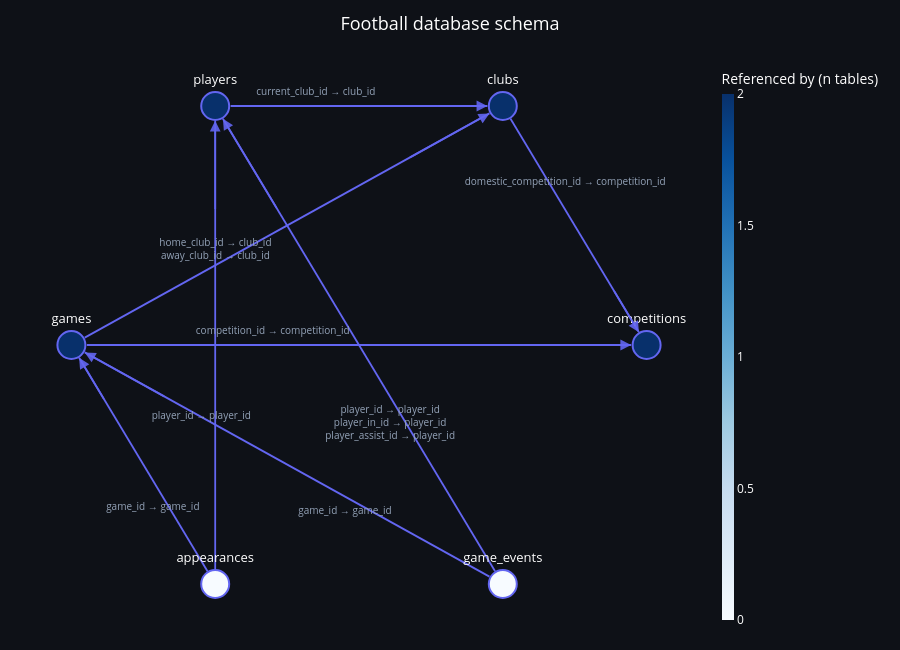

Notebook code for this chart:
### Markdown cell above
<div class="alert alert-block alert-success">

# **First lets take a look at how tables are connected in this database**

### Code cell
database_diagram=schema_diagram(run_query_fn=run_query,
                                layout='circular',
                                edge_labels='always',
                                title='Football database schema')

database_diagram

### Figure 1 — Plotly figure (JSON) as saved in the notebook; plotly's stock layout.template omitted (floating-point values rounded to 4 significant figures)
{"data": [{"hoverinfo": "none", "line": {"color": "#6366F1", "width": 1.8}, "mode": "lines", "type": "scatter", "x": [0.5268, 0.9732, null, -0.4464, 0.4464, null, -0.9464, 0.9464, null, -0.9535, 0.4535, null, -0.5268, -0.9732, null, -0.5, -0.5, null, 0.4535, -0.9535, null, 0.4732, -0.4732, null], "y": [0.8196, 0.04646, null, 0.866, 0.866, null, -6.057e-08, 2.216e-08, null, 0.02682, 0.8392, null, -0.8196, -0.04646, null, -0.8124, 0.8124, null, -0.8392, -0.02682, null, -0.8196, 0.8196, null]}, {"hoverlabel": {"bgcolor": "#1e1e2e", "font": {"size": 10}}, "hovertemplate": ["<b>clubs</b> → <b>competitions</b><br><span style='color:#94A3B8'>domestic_competition_id → competition_id</span><extra></extra>", "<b>players</b> → <b>clubs</b><br><span style='color:#94A3B8'>current_club_id → club_id</span><extra></extra>", "<b>games</b> → <b>competitions</b><br><span style='color:#94A3B8'>competition_id → competition_id</span><extra></extra>", "<b>games</b> → <b>clubs</b><br><span style='color:#94A3B8'>home_club_id → club_id<br>away_club_id → club_id</span><extra></extra>", "<b>appearances</b> → <b>games</b><br><span style='color:#94A3B8'>game_id → game_id</span><extra></extra>", "<b>appearances</b> → <b>players</b><br><span style='color:#94A3B8'>player_id → player_id</span><extra></extra>", "<b>game_events</b> → <b>games</b><br><span style='color:#94A3B8'>game_id → game_id</span><extra></extra>", "<b>game_events</b> → <b>players</b><br><span style='color:#94A3B8'>player_id → player_id<br>player_in_id → player_id<br>player_assist_id → player_id</span><extra></extra>"], "mode": "text", "text": ["domestic_competition_id → competition_id", "current_club_id → club_id", "competition_id → competition_id", "home_club_id → club_id<br>away_club_id → club_id", "game_id → game_id", "player_id → player_id", "game_id → game_id", "player_id → player_id<br>player_in_id → player_id<br>player_assist_id → player_id"], "textfont": {"color": "#94A3B8", "size": 10}, "type": "scatter", "x": [0.7168, -0.15, -0.3, -0.4991, -0.7168, -0.5483, -0.04914, 0.1082], "y": [0.5871, 0.9143, 0.04828, 0.3449, -0.5871, -0.2598, -0.6047, -0.2839]}, {"hoverlabel": {"bgcolor": "#1e1e2e", "font": {"size": 12}}, "hovertemplate": ["<b>competitions</b><br>Referenced by 2 table(s)<br>References 0 table(s)<br>──────────────────<br>competition_id  (character varying(4))<br>name  (character varying(64))<br>type  (character varying(32))<br>country_name  (character varying(16))<extra></extra>", "<b>clubs</b><br>Referenced by 2 table(s)<br>References 1 table(s)<br>──────────────────<br>club_id  (integer)<br>name  (character varying(64))<br>domestic_competition_id  (character varying(4))<br>squad_size  (integer)<br>foreigners_number  (integer)<br>national_team_players  (integer)<br>stadium_name  (character varying(64))<br>stadium_seats  (integer)<br>net_transfer_record  (character varying(16))<extra></extra>", "<b>players</b><br>Referenced by 2 table(s)<br>References 1 table(s)<br>──────────────────<br>player_id  (integer)<br>current_club_id  (integer)<br>player_code  (character varying(64))<br>country_of_birth  (character varying(32))<br>city_of_birth  (character varying(64))<br>country_of_citizenship  (character varying(32))<br>date_of_birth  (date)<br>sub_position  (character varying(32))<br>position  (character varying(16))<br>foot  (character varying(8))<br>height_in_cm  (integer)<br>contract_expiration_date  (date)<extra></extra>", "<b>games</b><br>Referenced by 2 table(s)<br>References 2 table(s)<br>──────────────────<br>game_id  (integer)<br>competition_id  (character varying(4))<br>season  (integer)<br>date  (date)<br>home_club_id  (integer)<br>away_club_id  (integer)<br>home_club_goals  (integer)<br>away_club_goals  (integer)<br>stadium  (character varying(64))<br>attendance  (integer)<extra></extra>", "<b>appearances</b><br>Referenced by 0 table(s)<br>References 2 table(s)<br>──────────────────<br>appearance_id  (character varying(16))<br>game_id  (integer)<br>player_id  (integer)<br>yellow_cards  (integer)<br>red_cards  (integer)<br>goals  (integer)<br>assists  (integer)<br>minutes_played  (integer)<extra></extra>", "<b>game_events</b><br>Referenced by 0 table(s)<br>References 2 table(s)<br>──────────────────<br>game_event_id  (integer)<br>game_id  (integer)<br>minute  (integer)<br>type  (character varying(16))<br>player_id  (integer)<br>player_in_id  (integer)<br>player_assist_id  (integer)<extra></extra>"], "marker": {"color": [2, 2, 2, 2, 0, 0], "colorbar": {"bgcolor": "rgba(0,0,0,0)", "outlinewidth": 0, "thickness": 12, "tickfont": {"color": "white"}, "title": {"font": {"color": "white"}, "text": "Referenced by (n tables)"}}, "colorscale": [[0, "rgb(247,251,255)"], [0.125, "rgb(222,235,247)"], [0.25, "rgb(198,219,239)"], [0.375, "rgb(158,202,225)"], [0.5, "rgb(107,174,214)"], [0.625, "rgb(66,146,198)"], [0.75, "rgb(33,113,181)"], [0.875, "rgb(8,81,156)"], [1, "rgb(8,48,107)"]], "line": {"color": "#6366F1", "width": 2}, "showscale": true, "size": 28}, "mode": "markers+text", "text": ["competitions", "clubs", "players", "games", "appearances", "game_events"], "textfont": {"color": "white", "size": 13}, "textposition": "top center", "type": "scatter", "x": [1, 0.5, -0.5, -1.0, -0.5, 0.5], "y": [2.45e-08, 0.866, 0.866, -6.292e-08, -0.866, -0.866]}], "layout": {"annotations": [{"arrowcolor": "#6366F1", "arrowhead": 2, "arrowsize": 1.2, "arrowwidth": 1.8, "ax": 0.8839, "axref": "x", "ay": 0.2011, "ayref": "y", "opacity": 0.9, "showarrow": true, "text": "", "x": 0.9732, "xref": "x", "y": 0.04646, "yref": "y"}, {"arrowcolor": "#6366F1", "arrowhead": 2, "arrowsize": 1.2, "arrowwidth": 1.8, "ax": 0.2678, "axref": "x", "ay": 0.866, "ayref": "y", "opacity": 0.9, "showarrow": true, "text": "", "x": 0.4464, "xref": "x", "y": 0.866, "yref": "y"}, {"arrowcolor": "#6366F1", "arrowhead": 2, "arrowsize": 1.2, "arrowwidth": 1.8, "ax": 0.5678, "axref": "x", "ay": 5.613e-09, "ayref": "y", "opacity": 0.9, "showarrow": true, "text": "", "x": 0.9464, "xref": "x", "y": 2.216e-08, "yref": "y"}, {"arrowcolor": "#6366F1", "arrowhead": 2, "arrowsize": 1.2, "arrowwidth": 1.8, "ax": 0.1721, "axref": "x", "ay": 0.6767, "ayref": "y", "opacity": 0.9, "showarrow": true, "text": "", "x": 0.4535, "xref": "x", "y": 0.8392, "yref": "y"}, {"arrowcolor": "#6366F1", "arrowhead": 2, "arrowsize": 1.2, "arrowwidth": 1.8, "ax": -0.8839, "axref": "x", "ay": -0.2011, "ayref": "y", "opacity": 0.9, "showarrow": true, "text": "", "x": -0.9732, "xref": "x", "y": -0.04646, "yref": "y"}, {"arrowcolor": "#6366F1", "arrowhead": 2, "arrowsize": 1.2, "arrowwidth": 1.8, "ax": -0.5, "axref": "x", "ay": 0.4874, "ayref": "y", "opacity": 0.9, "showarrow": true, "text": "", "x": -0.5, "xref": "x", "y": 0.8124, "yref": "y"}, {"arrowcolor": "#6366F1", "arrowhead": 2, "arrowsize": 1.2, "arrowwidth": 1.8, "ax": -0.6721, "axref": "x", "ay": -0.1893, "ayref": "y", "opacity": 0.9, "showarrow": true, "text": "", "x": -0.9535, "xref": "x", "y": -0.02682, "yref": "y"}, {"arrowcolor": "#6366F1", "arrowhead": 2, "arrowsize": 1.2, "arrowwidth": 1.8, "ax": -0.2839, "axref": "x", "ay": 0.4917, "ayref": "y", "opacity": 0.9, "showarrow": true, "text": "", "x": -0.4732, "xref": "x", "y": 0.8196, "yref": "y"}], "height": 650, "hovermode": "closest", "margin": {"b": 20, "l": 20, "r": 20, "t": 60}, "paper_bgcolor": "#0e1117", "plot_bgcolor": "#0e1117", "showlegend": false, "title": {"font": {"color": "white", "size": 18}, "text": "Football database schema", "x": 0.5}, "xaxis": {"showgrid": false, "showticklabels": false, "zeroline": false}, "yaxis": {"showgrid": false, "showticklabels": false, "zeroline": false}}}
